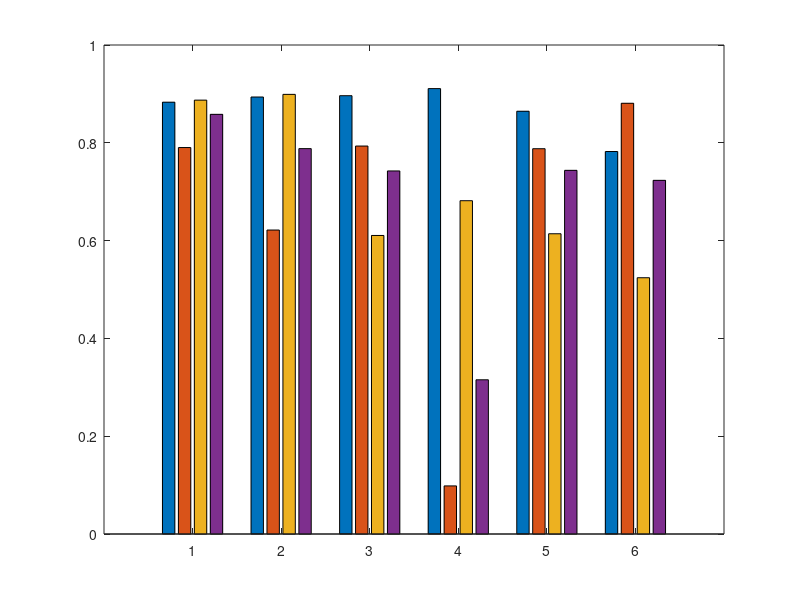

Source code (MATLAB): (Note: this script raises an error after producing the figure.)
% RESULTS_FIGURE_4
%   Plot figure 4 of the paper ID 3970

clearvars; close all; clc;

cc = [0 0.4470 0.7410
      0.8500 0.3250 0.0980
      0.9290 0.6940 0.1250
      0.4940 0.1840 0.5560
      0.4660 0.6740 0.1880];
blue_mate = [0 0.4470 0.7410];
orange = [0.8500 0.3250 0.0980];
yellow = [0.9290 0.6940 0.1250];
purple = [0.4940 0.1840 0.5560];
green = [0.4660 0.6740 0.1880];
skyblue = [0.3010 0.7450 0.9330];
wine = [0.6350 0.0780 0.1840];
cc(1,:) = blue_mate;
cc(2,:) = wine;
cc(3,:) = orange;
cc(4,:) = yellow;

cc(1,:) = [0,0,30/255]; %[0,0,0];
cc(2,:) = [0 0.20 0.470];%120/255];
cc(3,:) = blue_mate;
cc(4,:) = blue_mate;
  
NOIS = [];
EXC = [];
RED = [];
DHE = [];  
EHD = [];
ERR = [];
for t = 2:2
    if t == 1
        load synth_results_rf.mat;
    elseif t == 2
        load real_results_rf.mat;
    end
    [K,M,N] = size(HD);
    mHD = zeros(size(HD));
    E4 = zeros(size(HD));
    for i = 1:N
       for j = 1:M
           for k = 1:K
               mHD(k,j,i) = mean2(HD{k,j,i});
               E4(k,j,i) = nthroot(ACC(k,j,i).*RR(k,j,i).*(1-mean2(HD{k,j,i})),3);
           end
       end
    end
    for i = 1:N
        EXC = cat(1,EXC,ACC(:,2:end,i));    % Accuracy with instance selection
        RED = cat(1,RED,RR(:,:,i));         % Reduction rate
        DHE = cat(1,DHE,mHD(:,:,i));        % Mean Hellinger distance
        ERR = cat(1,ERR,E4(:,:,i));         % Efficiency
        NOIS = cat(1,NOIS,ACC(:,1,i));      % Accuracy without instance selection
    end
end

M1 = [mean(EXC,1);mean(RED,1);1-mean(DHE,1);mean(ERR,1)]';
S1 = [std(EXC,1);std(RED,1);std(DHE,1);std(ERR,1)]';

%txt1 = {'LTIS-SA', 'DE-$F_{50}$', 'CNN', 'ENN', 'ICF', 'DROP3'};
txt1 = {'LTIS', 'EIS', 'CNN', 'ENN', 'ICF', 'DROP3'};
txt2 = {'ACC' 'RR' 'HDC' 'E'};

fig = figure('color',[1 1 1],'Position',[1641 101 850 280]);
hBar = bar(1:6,M1);
ctr = zeros(size(M1'));
ydt = zeros(size(M1'));
for i = 1:size(M1,2)
    x = bsxfun(@plus, hBar(i).XData, [hBar(i).XOffset]');
    y = hBar(i).YData;
    ctr(i,:) = x;
    ydt(i,:) = y;
end
hold on
hErr = errorbar(ctr', ydt', S1, S1, '.k');
for i = 1:size(M1,2)
   set(hBar(i),'FaceColor',cc(i,:)); 
end
set(gca,'XTickLabel',txt1,'YTick',0:0.2:1,'FontSize',12,'YGrid','on');
%xlabel('IS method','FontSize',12);
%ylabel('Medida de desempe\~{n}o','FontSize',14,'interpreter','latex');
ylabel('performance measure value','FontSize',14,'interpreter','latex');
ylim([0 1.3]);

fig.Children.XAxis.TickLabelInterpreter = 'latex';
fig.Children.YAxis.TickLabelInterpreter = 'latex';
fig.Children.YLabel.Interpreter = 'latex';
fig.Children.YLabel.Interpreter = 'latex';
fig.Children.Position = [0.065 0.10 0.875 0.82];% [0.05 0.11 0.9 0.815]; % 0.7750    0.8150
fig.Children.TickLength = [0 0];

yl = yline(mean(NOIS,1));
yl.LineStyle = '-.';
%yl.LineStyle = '--';
%yl.Color = cc(3,:);
yl.Color = 'k';
yl.LineWidth = 1.2;
hL = legend(hBar,txt2,'interpreter','latex'); 
hL.FontSize = 10;
hL.Location = 'northoutside';
hL.NumColumns = 5;
hL.Position = [0.2167    0.9239    0.5875    0.0700];
hL.Box = 'off';
ctr = ctr';
for i = 1:size(ctr,2)
   for j = 1:size(ctr,1) 
       text(ctr(j,i)+0.05,1.145,sprintf('$%0.3f$',M1(j,i)),'HorizontalAlignment','center','Rotation',60,'Interpreter','latex','FontSize',14);
   end
end
text(6.55,mean(NOIS,1),sprintf('$%0.3f$',mean(NOIS,1)),'Interpreter','latex','FontSize',14);

hBar(1).FaceAlpha = 1;
hBar(2).FaceAlpha = 1;
hBar(3).FaceAlpha = 0.6;
hBar(4).FaceAlpha = 0.2;

set(fig,'Units','Inches'); 
set(fig,'PaperPositionMode','Auto','PaperUnits','Inches','PaperSize',[fig.Position(3) fig.Position(4)]);
namepdf = 'baresults1';
print('-painters',namepdf,'-dpdf','-r0'); 
print('-painters',namepdf,'-dsvg','-r0');
